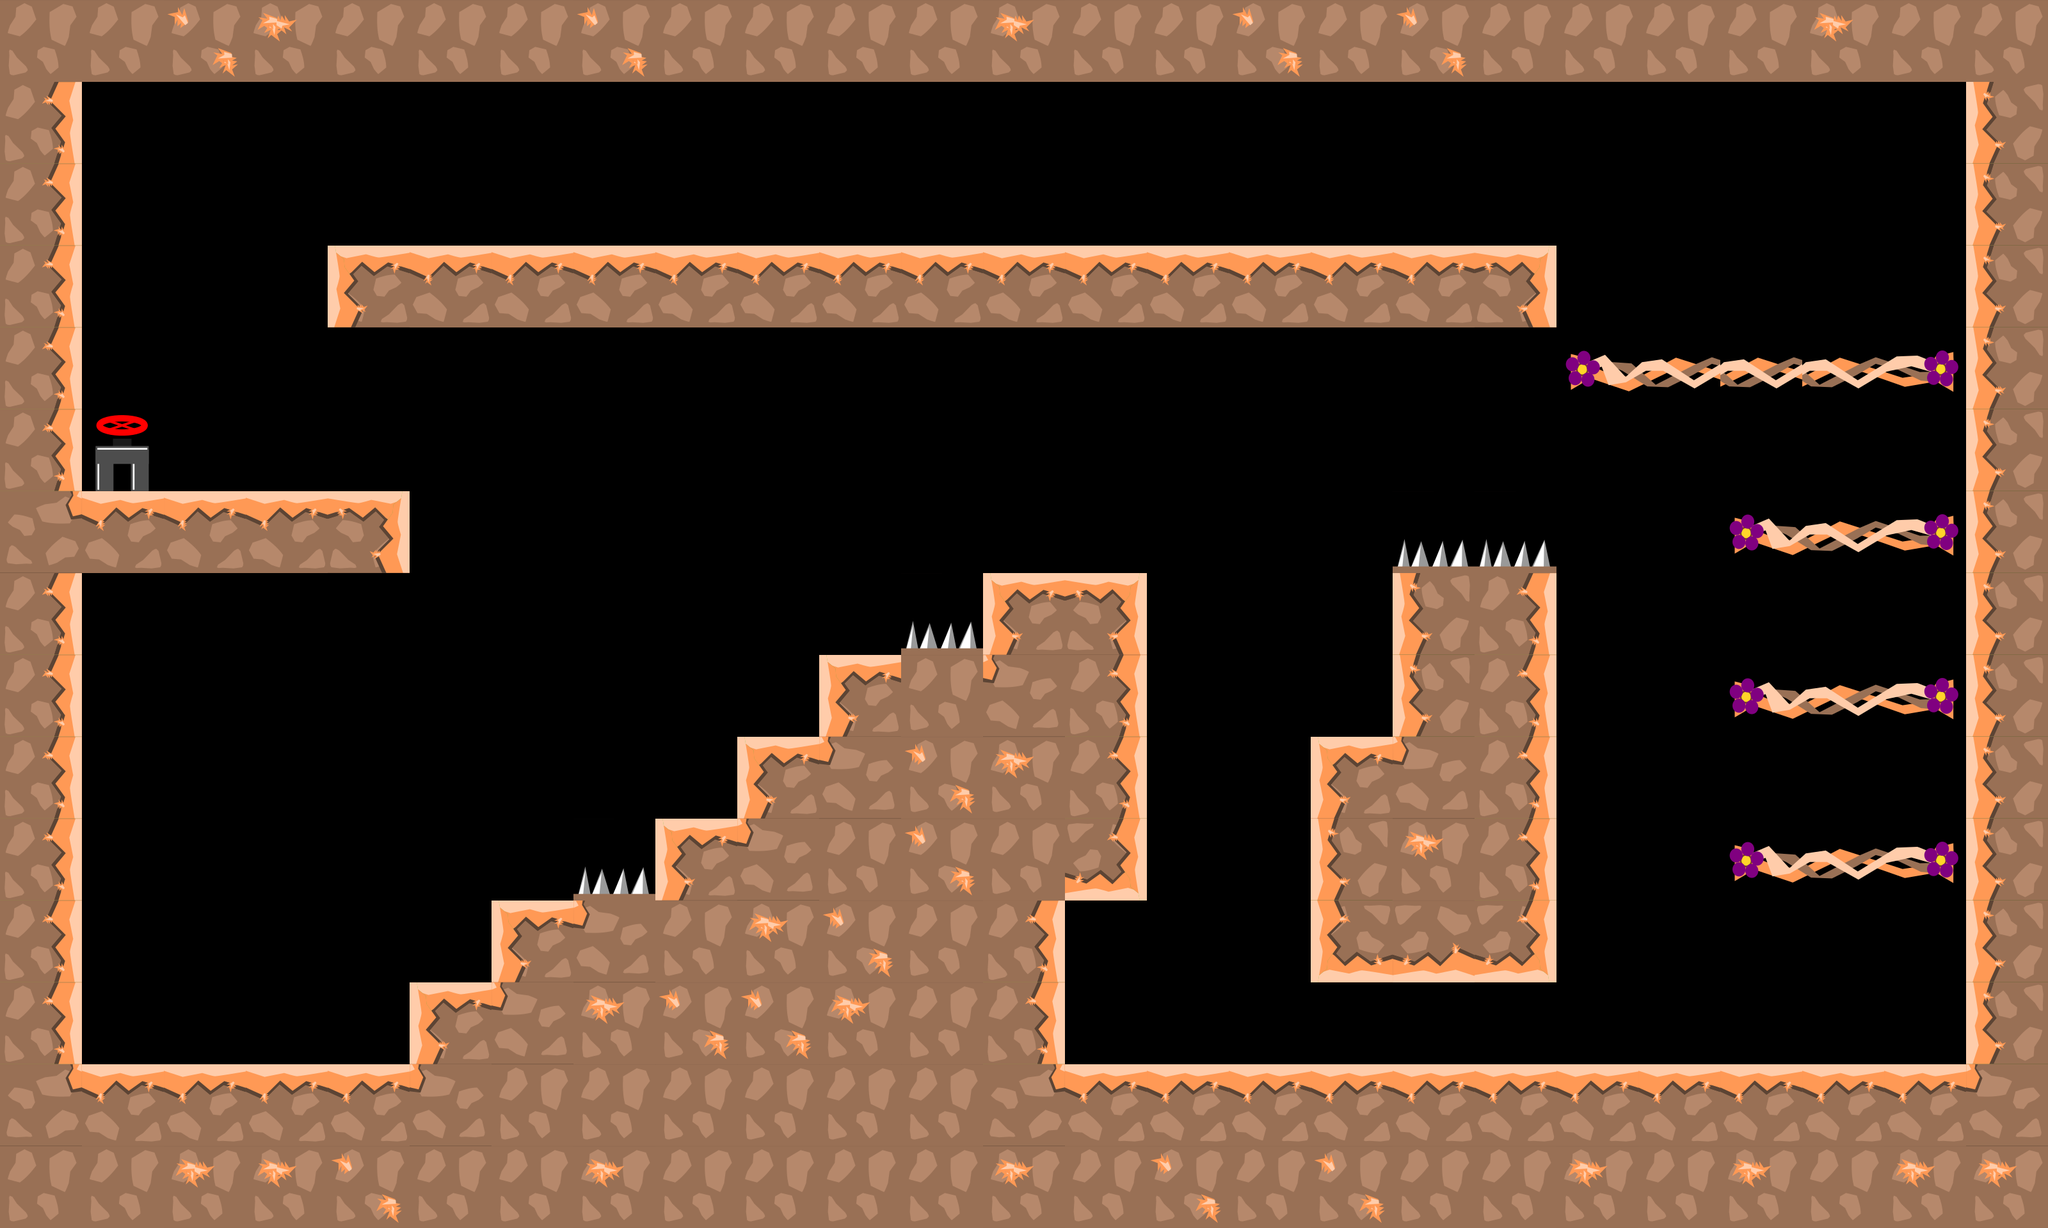

Below is a game level as drawn by its tile map, then a one-line description and the .tmx that defines it (tile-layer data replaced by summaries):
An orthogonal 25x15 tile map with 128x128 px tiles, 1 tile layer (graphics), 6 tilesets and 37 objects.

<map version="1.0" tiledversion="1.1.1" orientation="orthogonal" renderorder="right-down" width="25" height="15" tilewidth="128" tileheight="128" infinite="0" nextobjectid="72">
 <tileset firstgid="1" source="tiles_128x128.tsx" />
 <tileset firstgid="37" source="tiles_oil_128x128.tsx" />
 <tileset firstgid="77" source="tiles_tips_128x128.tsx" />
 <tileset firstgid="89" source="tiles_128x128_orange.tsx" />
 <tileset firstgid="125" source="tiles_128x128_vines.tsx" />
 <tileset firstgid="137" source="tiles_128x128_green.tsx" />
 <layer name="graphics" width="25" height="15">
  <data>[375 cells, 182 non-empty, 19 distinct tile ids]</data>
 </layer>
 <objectgroup name="blocks">
  <object id="2" x="3072" y="4" width="112" height="1696" />
  <object id="3" x="64" y="52" width="64" height="1684" />
  <object id="4" x="8" y="4" width="3172" height="120" />
  <object id="31" x="0" y="1664" width="3072" height="246.667" />
  <object id="58" x="512" y="384" width="1920" height="128" />
  <object id="59" x="128" y="768" width="512" height="128" />
  <object id="60" x="2048" y="1152" width="384" height="384" />
  <object id="61" x="2176" y="896" width="256" height="256" />
  <object id="62" x="1536" y="896" width="256" height="512" />
  <object id="63" x="1536" y="1408" width="128" height="256" />
  <object id="64" x="1280" y="1024" width="256" height="128" />
  <object id="65" x="1152" y="1152" width="128" height="128" />
  <object id="66" x="1024" y="1280" width="128" height="128" />
  <object id="67" x="768" y="1408" width="256" height="128" />
  <object id="68" x="640" y="1536" width="128" height="128" />
 </objectgroup>
 <objectgroup name="passBlock">
  <object id="48" x="2712.64" y="1327.1" width="329.75" height="46" />
  <object id="55" x="2712.64" y="1071.1" width="329.75" height="46" />
  <object id="56" x="2711.97" y="813.765" width="329.75" height="46" />
  <object id="57" x="2455.3" y="557.098" width="587.75" height="46" />
 </objectgroup>
 <objectgroup name="damage">
  <object id="69" x="2190.91" y="839.394" width="224.242" height="36.3636" />
  <object id="70" x="1424.24" y="960.606" width="96.9697" height="33.3333" />
  <object id="71" x="912.121" y="1345.45" width="106.061" height="24.2424" />
 </objectgroup>
 <objectgroup name="flowers">
  <object id="24" x="395.515" y="617.879" width="69.697" height="69.697">
   <ellipse />
  </object>
  <object id="26" x="1622.91" y="626.485" width="69.697" height="69.697">
   <ellipse />
  </object>
  <object id="27" x="1899.46" y="922.485" width="69.697" height="69.697">
   <ellipse />
  </object>
  <object id="28" x="2534.91" y="1508" width="69.697" height="69.697">
   <ellipse />
  </object>
  <object id="29" x="2837.94" y="1210.06" width="69.697" height="69.697">
   <ellipse />
  </object>
  <object id="30" x="2831.04" y="1504" width="69.697" height="69.697">
   <ellipse />
  </object>
  <object id="35" x="1864.12" y="1423.52" width="69.697" height="69.697">
   <ellipse />
  </object>
  <object id="36" x="2863.03" y="922.545" width="69.697" height="69.697">
   <ellipse />
  </object>
  <object id="37" x="2847.03" y="389.212" width="69.697" height="69.697">
   <ellipse />
  </object>
  <object id="38" x="2127.15" y="627.758" width="69.697" height="69.697">
   <ellipse />
  </object>
  <object id="44" x="1499.45" y="273.788" width="69.697" height="69.697">
   <ellipse />
  </object>
  <object id="45" x="858.243" y="264.728" width="69.697" height="69.697">
   <ellipse />
  </object>
  <object id="49" x="2139.39" y="277.394" width="69.697" height="69.697">
   <ellipse />
  </object>
  <object id="50" x="915.695" y="1155.7" width="69.697" height="69.697">
   <ellipse />
  </object>
 </objectgroup>
 <objectgroup name="end">
  <object id="16" x="147.851" y="658" width="76.9091" height="76.9091">
   <ellipse />
  </object>
 </objectgroup>
</map>
